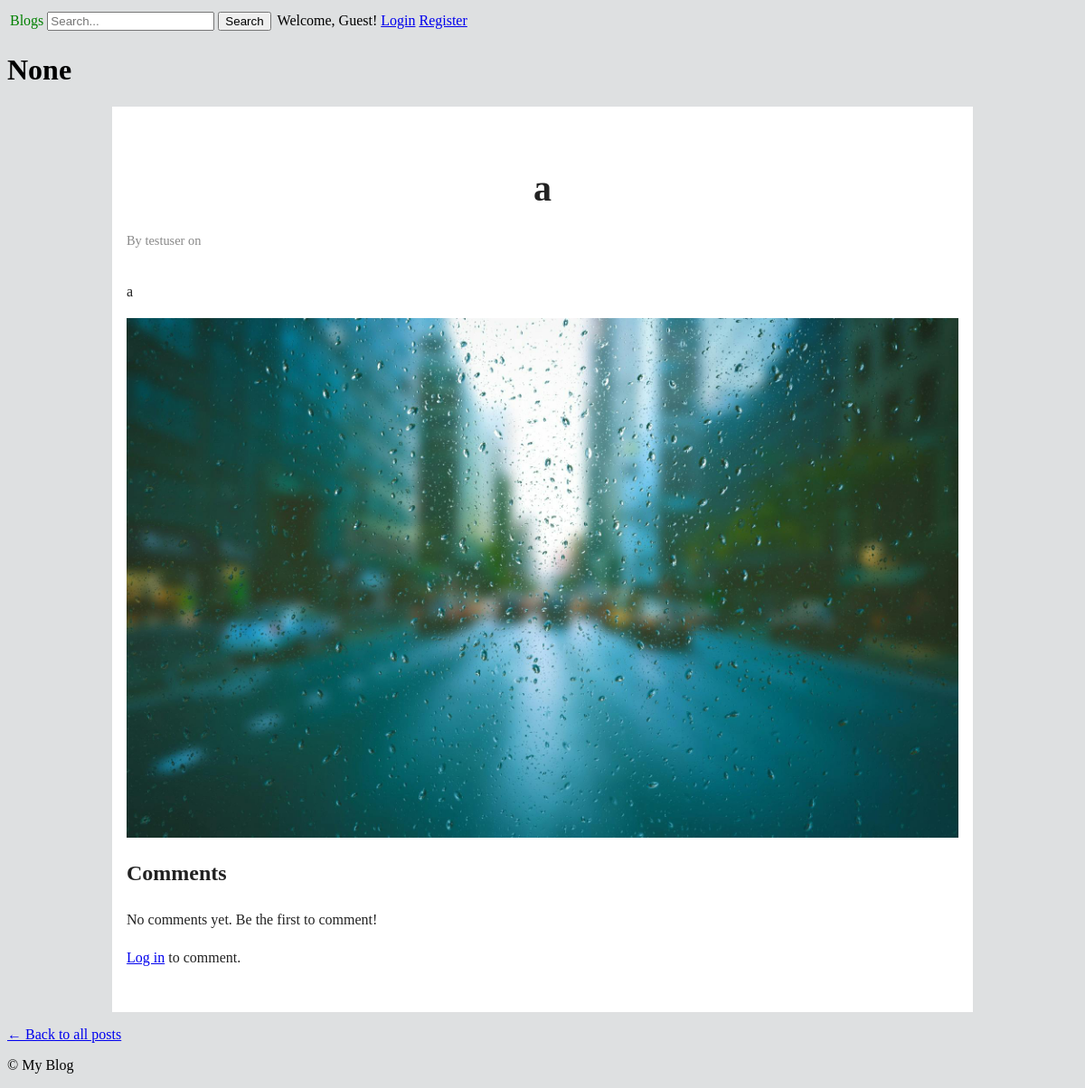
The app's page /posts/11/ with its own data.
### blog/models.py (models this page shows, shortened)
class Post(models.Model):
    author = models.ForeignKey(User, on_delete=models.CASCADE)
    title = models.CharField(max_length=200)
    body = models.TextField()
    view_count = models.PositiveIntegerField(default=0)
    category = models.CharField(max_length=100, blank=True, null=True)
    tags = models.CharField(max_length=200, blank=True, null=True)
    created_at = models.DateTimeField(auto_now_add=True)
    updated_at = models.DateTimeField(auto_now=True)
    scheduled_publish = models.DateTimeField(blank=True, null=True)
    is_published = models.BooleanField(default=False)
    attachments = models.FileField(upload_to='attachments/', blank=True, null=True)

### blog/views.py (the view)
# urls.py: path('posts/<int:pk>/', views.PostDetailView.as_view(), name='post-detail'),
class PostDetailView(generic.DetailView):
    model = Post
    template_name = 'blog/post_detail.html'
    context_object_name = 'post'
    def get_context_data(self, **kwargs):
        context = super().get_context_data(**kwargs)
        context['form'] = CommentForm()
        context['comments'] = self.object.comments.all()
        return context
    def post(self, request, *args, **kwargs):
        post = self.get_object()
        form = CommentForm(request.POST)
        if form.is_valid():
            comment = form.save(commit=False)
            comment.post = post
            comment.author = request.user
            comment.save()
            return HttpResponseRedirect(reverse('blog:post-detail', args=[post.pk]))
        return self.get(request, *args, **kwargs)
    def get_object(self, queryset=None):
        post = super().get_object(queryset)
        post.view_count += 1
        post.save(update_fields=['view_count'])
        return post

### blog/forms.py
class CommentForm(forms.ModelForm):
    class Meta:
        model = Comment
        fields = ['content']
        widgets = {
            'content': forms.Textarea(attrs={'rows': 3, 'cols': 40}),
        }
        labels = {
            'content': 'Add a comment',
        }
    def __init__(self, *args, **kwargs):
        super(CommentForm, self).__init__(*args, **kwargs)
        self.fields['content'].widget.attrs.update({'placeholder': 'Write your comment here'})
        self.fields['content'].widget.attrs.update({'class': 'form-control'})

### blog/templates/blog/post_detail.html (shortened to what this page needs)
{% extends "base.html" %}
{% load static %}
{% block content %}
  <main>
    <h1> {{ post.category }}</h1>
  <div class="article-wrapper">
    <h1>{{ post.title }}</h1>
    <p class="meta">By {{ post.author }} on {{ post.published_date }}</p>
    <div class="content">
      {{ post.body|safe }}
    </div>
    {% if post.attachments %}
        <img src="{{ post.attachments.url }}" alt="Attachment" class="attachment-image">
    {% else %}
        <p>No attachments for this post.</p>
    {% endif %}
    <h2>Comments</h2>
    {% for comment in comments %}
        <div>
            <strong>{{ comment.author }}</strong> at {{ comment.created_at }}<br>
            <p>{{ comment.content }}</p>
        </div>
    {% empty %}
        <p>No comments yet. Be the first to comment!</p>
    {% endfor %}
    {% if user.is_authenticated %}
        <form method="post">
            {% csrf_token %}
            {{ form.as_p }}
            <button type="submit">Add Comment</button>
        </form>
    {% else %}
        <p><a href="{% url 'users:login' %}?next={{ request.path }}">Log in</a> to comment.</p>
    {% endif %}
  </div>
</main>
  <p><a href="{% url 'blog:post-list' %}">&larr; Back to all posts</a></p>
{% endblock %}

### blog/static/style.css (style rules this page uses)
body { background-color: rgb(222, 224, 225); font-family: verdana; }
.article-wrapper { max-width: 920px; margin: 0 auto; padding: 2rem 1rem; line-height: 1.6; font-family: Georgia, 'Times New Roman', serif; background-color: #fff; color: #222; }
.article-wrapper h1 { font-size: 2.5rem; margin-bottom: 0.5rem; text-align: center; }
.article-wrapper .meta { font-size: 0.9rem; color: #888; margin-bottom: 2rem; }
.attachment-image { max-width: 100%; height: auto; display: block; margin: 1rem 0; }

### records on screen
Post: category "None", title "a", author "testuser", body "a", attachments (picture)
